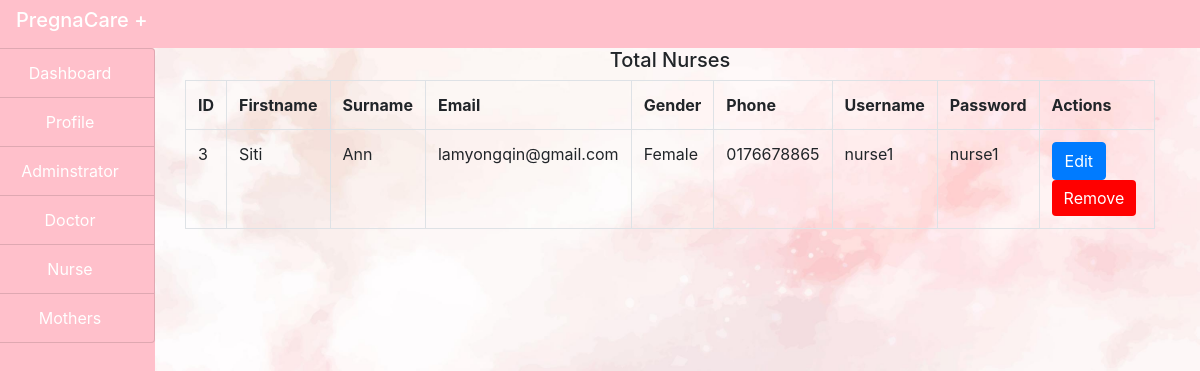
Before: /admin/nurse.php with the older database file.
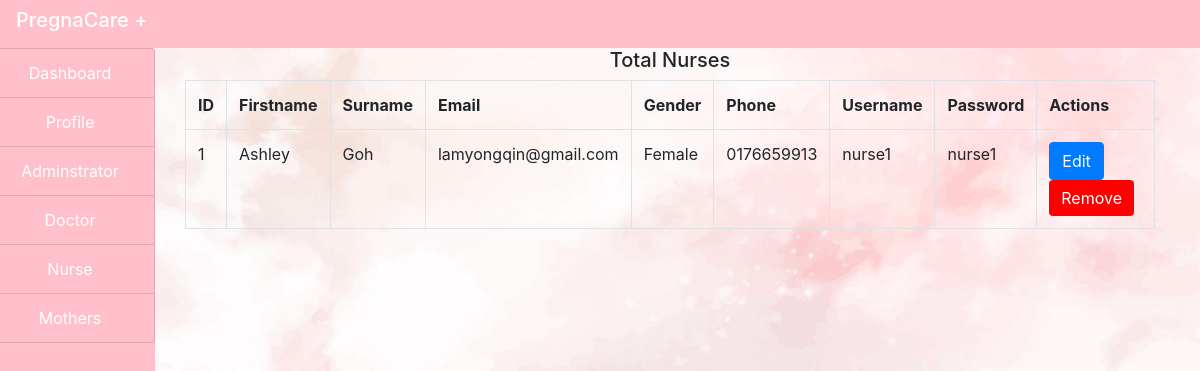
After: the same page with the newer database file.
### tables this page shows
CREATE TABLE `nurses` (
  `id` int(100) NOT NULL,
  `firstname` varchar(100) NOT NULL,
  `surname` varchar(100) NOT NULL,
  `email` varchar(100) NOT NULL,
  `gender` varchar(100) NOT NULL,
  `phone` varchar(100) NOT NULL,
  `username` varchar(100) NOT NULL,
  `password` varchar(100) NOT NULL,
  `status` varchar(100) NOT NULL
);

### admin/nurse.php (the view, shortened to what this page needs)
<?php
include("../include/connection.php");
?>
<!DOCTYPE html>
<html>
<head>
</head>
<body style="background-image: url(img/background1.jpg);background-repeat:no-repeat; background-size:cover;">
    <?php
    include("../include/header.php");
    ?>
    <div class="container=fluid">
        <div class="col-md-12">
            <div class="row">
                <div class="col-md-2" style="margin-left: -30px;">
                <?php
                include("sidenav.php");
                ?>
                </div>
                <div class="col-md-10">
                    <h5 class="text-center">Total Nurses</h5>
                <?php
                $query = "SELECT * FROM nurses WHERE status='Approved' ORDER BY password ASC";
                $res = mysqli_query($connect, $query);
                $output ="";
$output .="
    <table class='table table-bordered'>
    <tr>
        <th>ID</th>
        <th>Firstname</th>
        <th>Surname</th>
        <th>Email</th>
        <th>Gender</th>
        <th>Phone</th>
        <th>Username</th>
        <th>Password</th>
        <th>Actions</th>
    </tr>
";
while ($row = mysqli_fetch_assoc($res)){
    $output .="
        <tr>
        <td>".$row['id']."</td>
        <td>".$row['firstname']."</td>
        <td>".$row['surname']."</td>
        <td>".$row['email']."</td>
        <td>".$row['gender']."</td>
        <td>".$row['phone']."</td>
        <td>".$row['username']."</td>
        <td>".$row['password']."</td>
        <td>
        <form method='post'><button type='submit' class='btn btn-primary' name='editbutton' value=".$row['id'].">Edit</button>
        <button id='removebtn' name='removebtn' class='btn btn-primary' style='background-color: red; border: none;' value=".$row['id'].">Remove</button>
        </form></td>
    ";
}
$output .="
    </tr>
</table>
";
echo $output;
                ?>
                </div>
            </div>
        </div>
    </div>
</body>
</html>

Changed rows visible on the page:
removed nurses: id "3", firstname "Siti", surname "Ann", email "lamyongqin@gmail.com", gender "Female", phone "0176678865", username "nurse1", password "nurse1"
added nurses: id "1", firstname "Ashley", surname "Goh", email "lamyongqin@gmail.com", gender "Female", phone "0176659913", username "nurse1", password "nurse1"
